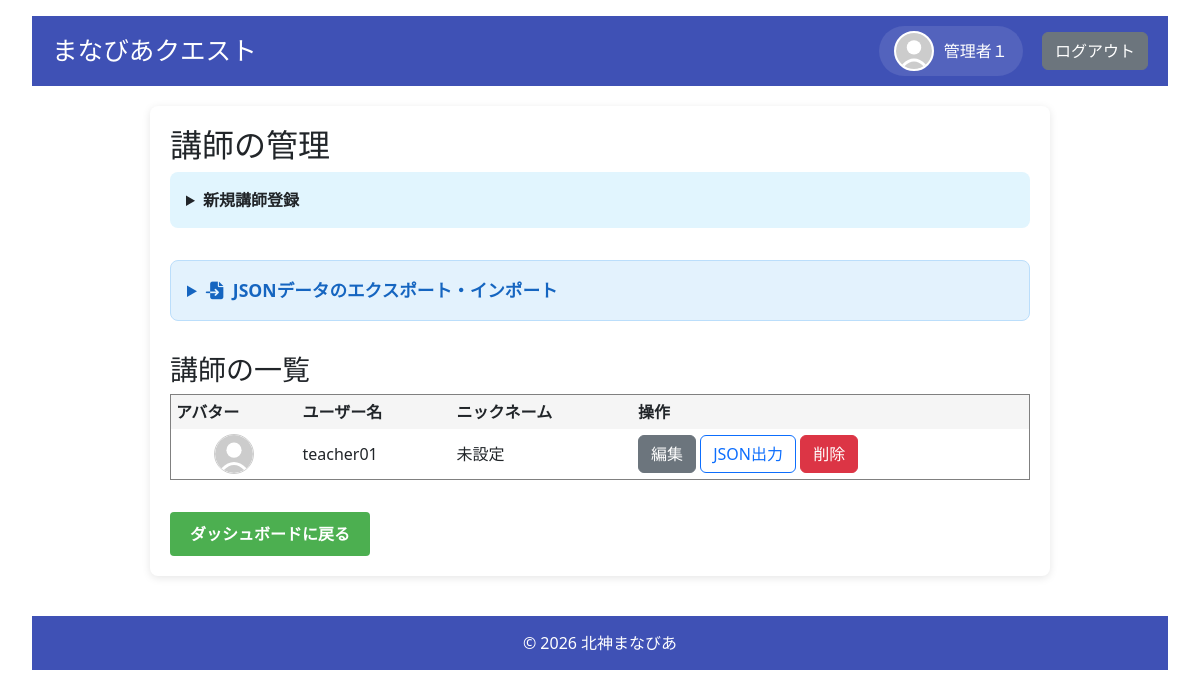
The app's page /admin/teachers (signed in), older data.
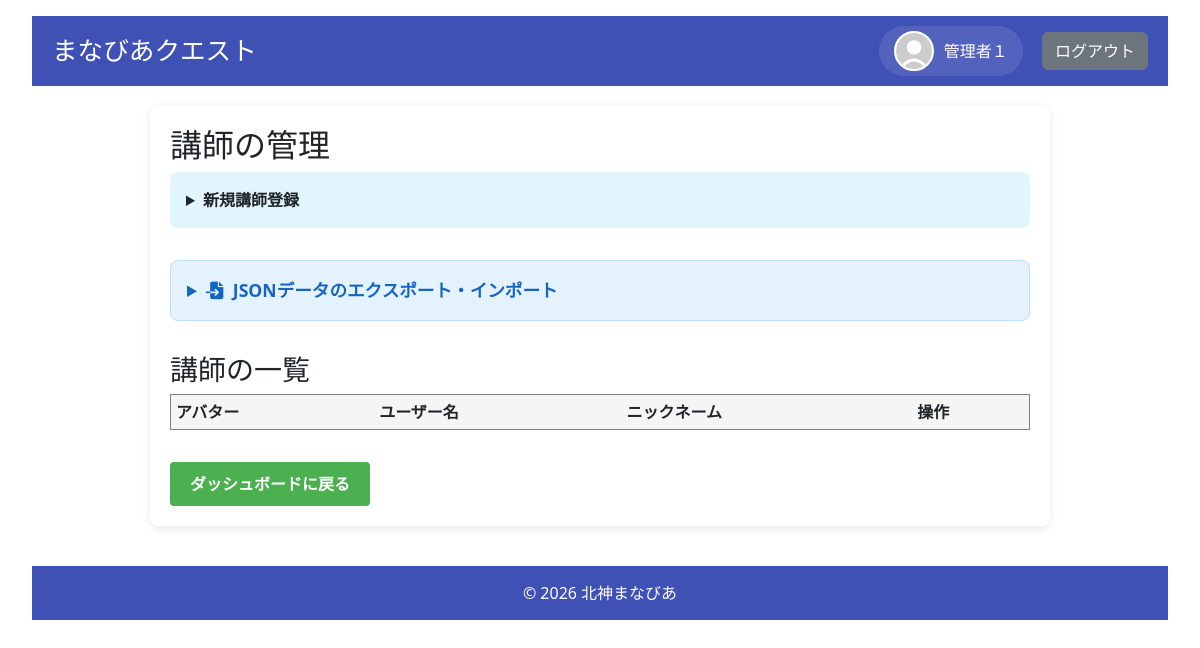
The same page, newer data.
### models.py (models this page shows, shortened)
class User(UserMixin, db.Model):
    __tablename__ = 'users'
    id = db.Column(db.Integer, primary_key=True)
    username = db.Column(db.String(80), unique=True, nullable=False)
    password_hash = db.Column(db.String(128), nullable=False)
    role = db.Column(db.String(20), nullable=False)  # 'admin', 'student', 'parent'
    is_first_login = db.Column(db.Boolean, default=True, nullable=False)
    nickname = db.Column(db.String(80), nullable=True)
    avatar = db.Column(db.String(200), nullable=True)
    parent_id = db.Column(db.Integer, db.ForeignKey('users.id'), nullable=True)
    user_level = db.Column(db.Integer, default=1)
    medals = db.Column(db.Integer, default=0)
    user_title = db.Column(db.String(100), default='見習い')
    target_levels_json = db.Column(db.String(200), default='{"math": "Lv1", "english": "Lv1", "japanese": "Lv1"}')
    children = db.relationship('User', backref=db.backref('parent', remote_side=[id]), lazy='dynamic')
    attempt_logs = db.relationship('QuestAttemptLog', back_populates='user', cascade="all, delete-orphan")
    @property
    def display_name(self):
        return self.nickname if self.nickname else self.username
    @property
    def avatar_url(self):
        if self.avatar:
            return f"/static/images/avatars/{self.avatar}"
        return "/static/images/avatars/default.svg"
    def is_admin(self):
        return self.role == 'admin'

### app.py (the view)
@app.route('/admin/teachers')
@login_required
def manage_teachers():
    if not current_user.is_admin():
        return redirect(url_for('login'))
    teachers = safe_query_all(User.query.filter_by(role='teacher'))
    return render_template('manage_teachers.html', teachers=teachers)

### app.py (called while the page is built)
@app.context_processor
def inject_markdown_help():
    def get_markdown_help():
        try:
            filepath = os.path.join(basedir, 'Markdown_help.md')
            with open(filepath, 'r', encoding='utf-8') as f:
                return f.read()
        except Exception as e:
            app.logger.error(f"Error reading Markdown_help.md: {e}")
            return "ヘルプファイルを読み込めませんでした。"
    return dict(get_markdown_help=get_markdown_help)

def safe_get(model, ident, retries=5, delay=1.0):
    for i in range(retries):
        try:
            return db.session.get(model, ident)
        except OperationalError as e:
            if "disk I/O error" in str(e) or "database is locked" in str(e):
                app.logger.warning(f"Database get failed (attempt {i+1}/{retries}): {e}. Retrying in {delay}s...")
                time.sleep(delay)
                continue
            raise
    return db.session.get(model, ident)

@login_manager.user_loader
def load_user(user_id):
    return safe_get(User, int(user_id))

### templates/manage_teachers.html (shortened to what this page needs)
{% extends "base.html" %}
{% block content %}
<h2>講師の管理</h2>
<details style="background: #e1f5fe; padding: 1rem; margin-bottom: 2rem; border-radius: 8px;">
    <summary style="cursor: pointer; font-weight: bold;">新規講師登録</summary>
</details>
<details style="background: #e3f2fd; padding: 1rem; margin-bottom: 2rem; border-radius: 8px; border: 1px solid #bbdefb;">
    <summary style="cursor: pointer; font-weight: bold; font-size: 1.1rem; color: #1565c0;">
        <i class="fa-solid fa-file-import" style="margin-right: 5px;"></i> JSONデータのエクスポート・インポート
    </summary>
</details>
<h3>講師の一覧</h3>
<table border="1" cellpadding="5" style="width: 100%; border-collapse: collapse;">
  <thead>
    <tr style="background: #f5f5f5;">
      <th>アバター</th>
      <th>ユーザー名</th>
      <th>ニックネーム</th>
      <th>操作</th>
    </tr>
  </thead>
  <tbody>
    {% for teacher in teachers %}
    <tr>
      <td style="text-align: center;">
        <div style="width: 40px; height: 40px; border-radius: 50%; overflow: hidden; margin: 0 auto; border: 1px solid #ccc;">
            <img src="{{ url_for('static', filename='images/avatars/' + (teacher.avatar if teacher.avatar else 'default.svg')) }}" style="width: 100%; height: 100%; object-fit: cover;">
        </div>
      </td>
      <td>{{ teacher.username }}</td>
      <td>{{ teacher.nickname or "未設定" }}</td>
      <td>
        <a href="{{ url_for('edit_user_admin', user_id=teacher.id) }}" class="btn btn-secondary">編集</a>
        <a href="{{ url_for('export_single_teacher', user_id=teacher.id) }}" class="btn btn-outline-primary" style="text-decoration: none; display: inline-block;">JSON出力</a>
        <form action="{{ url_for('delete_user', user_id=teacher.id) }}" method="POST" onsubmit="return confirm('本当に削除しますか？');" style="display:inline;">
            <button type="submit" class="btn btn-danger">削除</button>
        </form>
      </td>
    </tr>
    {% endfor %}
  </tbody>
</table>
<div style="margin-top: 2rem;">
    <a href="{{ url_for('dashboard_' + current_user.role) }}" class="button">ダッシュボードに戻る</a>
</div>
{% endblock %}

Row changes from the older to the newer data that the page shows:
removed User: username "teacher01", nickname "未設定"
